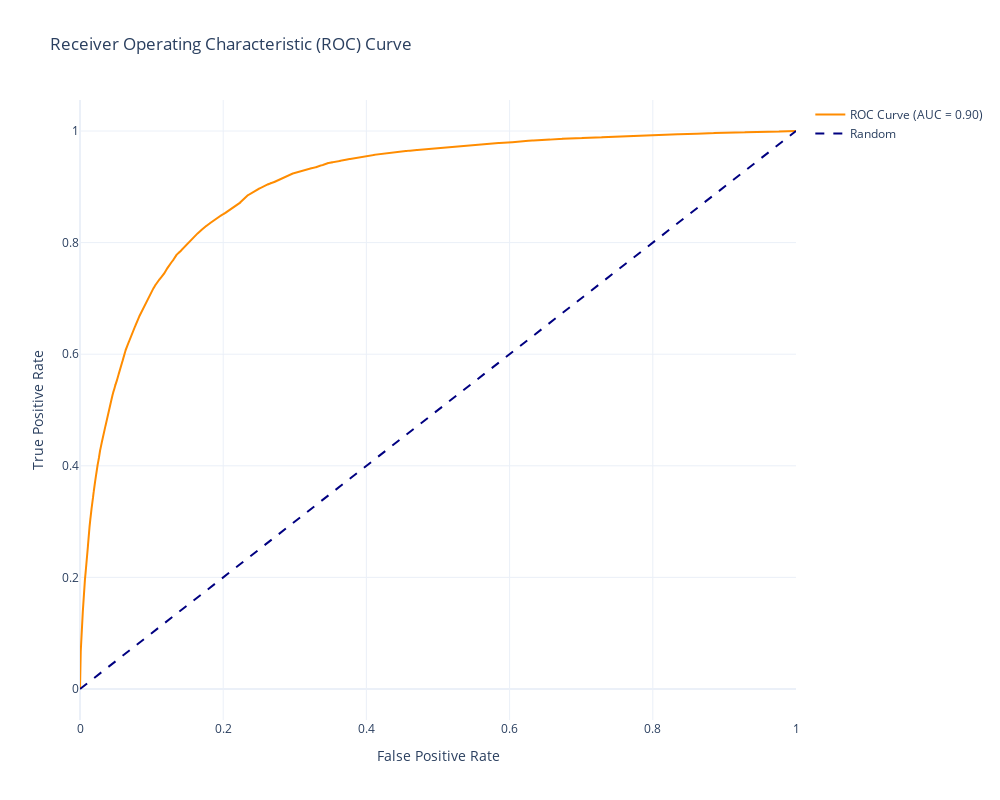

Write notebook code for a chart like this one.
### Markdown cell above
## Roc Auc curve

### Code cell
fpr, tpr, thresholds = roc_curve(y_test, y_pred_prob)
roc_auc = auc(fpr, tpr)
fig_roc = go.Figure()
fig_roc.add_trace(go.Scatter(x=fpr, y=tpr, mode='lines', name=f'ROC Curve (AUC = {roc_auc:.2f})', line=dict(color='darkorange', width=2)))
fig_roc.add_trace(go.Scatter(x=[0, 1], y=[0, 1], mode='lines', name='Random', line=dict(color='navy', width=2, dash='dash')))

fig_roc.update_layout(
    title="Receiver Operating Characteristic (ROC) Curve",
    xaxis_title="False Positive Rate",
    yaxis_title="True Positive Rate",
    template="plotly_white",
    width=1000,  # Width in pixels
    height=800   # Height in pixels
)

# Display the figure
fig_roc.show()

### Figure 1 — Plotly figure (JSON) as saved in the notebook; plotly's stock layout.template omitted (floating-point values rounded to 4 significant figures; data arrays with more than 128 entries replaced by an {"elided": "..."} marker saying what was removed)
{"data": [{"line": {"color": "darkorange", "width": 2}, "mode": "lines", "name": "ROC Curve (AUC = 0.90)", "type": "scatter", "x": {"elided": "28342 float values"}, "y": {"elided": "28342 float values"}}, {"line": {"color": "navy", "dash": "dash", "width": 2}, "mode": "lines", "name": "Random", "type": "scatter", "x": [0, 1], "y": [0, 1]}], "layout": {"height": 800, "title": {"text": "Receiver Operating Characteristic (ROC) Curve"}, "width": 1000, "xaxis": {"title": {"text": "False Positive Rate"}}, "yaxis": {"title": {"text": "True Positive Rate"}}}}
